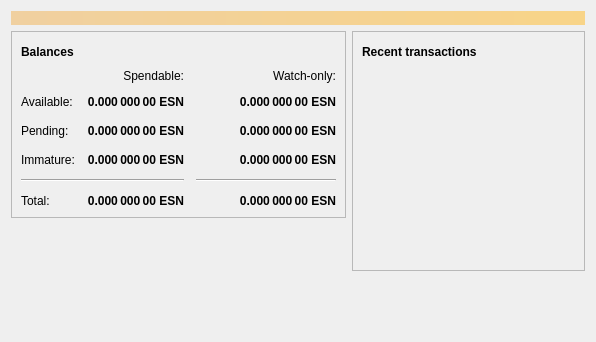
<?xml version="1.0" encoding="UTF-8"?>
<ui version="4.0">
 <class>OverviewPage</class>
 <widget class="QWidget" name="OverviewPage">
  <property name="geometry">
   <rect>
    <x>0</x>
    <y>0</y>
    <width>596</width>
    <height>342</height>
   </rect>
  </property>
  <property name="windowTitle">
   <string>Form</string>
  </property>
  <layout class="QVBoxLayout" name="topLayout">
   <item>
    <widget class="QLabel" name="labelAlerts">
     <property name="visible">
      <bool>false</bool>
     </property>
     <property name="styleSheet">
      <string notr="true">QLabel { background-color: qlineargradient(x1: 0, y1: 0, x2: 1, y2: 0, stop:0 #F0D0A0, stop:1 #F8D488); color:#000000; }</string>
     </property>
     <property name="wordWrap">
      <bool>true</bool>
     </property>
     <property name="margin">
      <number>3</number>
     </property>
     <property name="textInteractionFlags">
      <set>Qt::TextSelectableByMouse</set>
     </property>
    </widget>
   </item>
   <item>
    <layout class="QHBoxLayout" name="horizontalLayout" stretch="1,1">
     <item>
      <layout class="QVBoxLayout" name="verticalLayout_2">
       <item>
        <widget class="QFrame" name="frame">
         <property name="frameShape">
          <enum>QFrame::StyledPanel</enum>
         </property>
         <property name="frameShadow">
          <enum>QFrame::Raised</enum>
         </property>
         <layout class="QVBoxLayout" name="verticalLayout_4">
          <item>
           <layout class="QHBoxLayout" name="horizontalLayout_4">
            <item>
             <widget class="QLabel" name="label_5">
              <property name="font">
               <font>
                <weight>75</weight>
                <bold>true</bold>
               </font>
              </property>
              <property name="text">
               <string>Balances</string>
              </property>
             </widget>
            </item>
            <item>
             <widget class="QPushButton" name="labelWalletStatus">
              <property name="enabled">
               <bool>true</bool>
              </property>
              <property name="maximumSize">
               <size>
                <width>30</width>
                <height>16777215</height>
               </size>
              </property>
              <property name="toolTip">
               <string>The displayed information may be out of date. Your wallet automatically synchronizes with the EscudoNavacense network after a connection is established, but this process has not completed yet.</string>
              </property>
              <property name="text">
               <string/>
              </property>
              <property name="icon">
               <iconset resource="../bitcoin.qrc">
                <normaloff>:/icons/warning</normaloff>
                <disabledoff>:/icons/warning</disabledoff>:/icons/warning</iconset>
              </property>
              <property name="iconSize">
               <size>
                <width>24</width>
                <height>24</height>
               </size>
              </property>
              <property name="flat">
               <bool>true</bool>
              </property>
             </widget>
            </item>
            <item>
             <spacer name="horizontalSpacer_3">
              <property name="orientation">
               <enum>Qt::Horizontal</enum>
              </property>
              <property name="sizeHint" stdset="0">
               <size>
                <width>40</width>
                <height>20</height>
               </size>
              </property>
             </spacer>
            </item>
           </layout>
          </item>
          <item>
           <layout class="QGridLayout" name="gridLayout">
            <property name="spacing">
             <number>12</number>
            </property>
            <item row="2" column="2">
             <widget class="QLabel" name="labelWatchPending">
              <property name="font">
               <font>
                <weight>75</weight>
                <bold>true</bold>
               </font>
              </property>
              <property name="cursor">
               <cursorShape>IBeamCursor</cursorShape>
              </property>
              <property name="toolTip">
               <string>Unconfirmed transactions to watch-only addresses</string>
              </property>
              <property name="text">
               <string notr="true">0.000 000 00 ESN</string>
              </property>
              <property name="alignment">
               <set>Qt::AlignRight|Qt::AlignTrailing|Qt::AlignVCenter</set>
              </property>
              <property name="textInteractionFlags">
               <set>Qt::LinksAccessibleByMouse|Qt::TextSelectableByKeyboard|Qt::TextSelectableByMouse</set>
              </property>
             </widget>
            </item>
            <item row="2" column="1">
             <widget class="QLabel" name="labelUnconfirmed">
              <property name="font">
               <font>
                <weight>75</weight>
                <bold>true</bold>
               </font>
              </property>
              <property name="cursor">
               <cursorShape>IBeamCursor</cursorShape>
              </property>
              <property name="toolTip">
               <string>Total of transactions that have yet to be confirmed, and do not yet count toward the spendable balance</string>
              </property>
              <property name="text">
               <string notr="true">0.000 000 00 ESN</string>
              </property>
              <property name="alignment">
               <set>Qt::AlignRight|Qt::AlignTrailing|Qt::AlignVCenter</set>
              </property>
              <property name="textInteractionFlags">
               <set>Qt::LinksAccessibleByMouse|Qt::TextSelectableByKeyboard|Qt::TextSelectableByMouse</set>
              </property>
             </widget>
            </item>
            <item row="3" column="2">
             <widget class="QLabel" name="labelWatchImmature">
              <property name="font">
               <font>
                <weight>75</weight>
                <bold>true</bold>
               </font>
              </property>
              <property name="cursor">
               <cursorShape>IBeamCursor</cursorShape>
              </property>
              <property name="toolTip">
               <string>Mined balance in watch-only addresses that has not yet matured</string>
              </property>
              <property name="text">
               <string notr="true">0.000 000 00 ESN</string>
              </property>
              <property name="alignment">
               <set>Qt::AlignRight|Qt::AlignTrailing|Qt::AlignVCenter</set>
              </property>
              <property name="textInteractionFlags">
               <set>Qt::LinksAccessibleByMouse|Qt::TextSelectableByKeyboard|Qt::TextSelectableByMouse</set>
              </property>
             </widget>
            </item>
            <item row="4" column="0" colspan="2">
             <widget class="Line" name="line">
              <property name="orientation">
               <enum>Qt::Horizontal</enum>
              </property>
             </widget>
            </item>
            <item row="4" column="2">
             <widget class="Line" name="lineWatchBalance">
              <property name="sizePolicy">
               <sizepolicy hsizetype="Preferred" vsizetype="Fixed">
                <horstretch>0</horstretch>
                <verstretch>0</verstretch>
               </sizepolicy>
              </property>
              <property name="minimumSize">
               <size>
                <width>140</width>
                <height>0</height>
               </size>
              </property>
              <property name="orientation">
               <enum>Qt::Horizontal</enum>
              </property>
             </widget>
            </item>
            <item row="5" column="0">
             <widget class="QLabel" name="labelTotalText">
              <property name="text">
               <string>Total:</string>
              </property>
             </widget>
            </item>
            <item row="3" column="1">
             <widget class="QLabel" name="labelImmature">
              <property name="font">
               <font>
                <weight>75</weight>
                <bold>true</bold>
               </font>
              </property>
              <property name="cursor">
               <cursorShape>IBeamCursor</cursorShape>
              </property>
              <property name="toolTip">
               <string>Mined balance that has not yet matured</string>
              </property>
              <property name="text">
               <string notr="true">0.000 000 00 ESN</string>
              </property>
              <property name="alignment">
               <set>Qt::AlignRight|Qt::AlignTrailing|Qt::AlignVCenter</set>
              </property>
              <property name="textInteractionFlags">
               <set>Qt::LinksAccessibleByMouse|Qt::TextSelectableByKeyboard|Qt::TextSelectableByMouse</set>
              </property>
             </widget>
            </item>
            <item row="2" column="3">
             <spacer name="horizontalSpacer_2">
              <property name="orientation">
               <enum>Qt::Horizontal</enum>
              </property>
              <property name="sizeHint" stdset="0">
               <size>
                <width>40</width>
                <height>20</height>
               </size>
              </property>
             </spacer>
            </item>
            <item row="3" column="0">
             <widget class="QLabel" name="labelImmatureText">
              <property name="text">
               <string>Immature:</string>
              </property>
             </widget>
            </item>
            <item row="5" column="1">
             <widget class="QLabel" name="labelTotal">
              <property name="font">
               <font>
                <weight>75</weight>
                <bold>true</bold>
               </font>
              </property>
              <property name="cursor">
               <cursorShape>IBeamCursor</cursorShape>
              </property>
              <property name="toolTip">
               <string>Your current total balance</string>
              </property>
              <property name="text">
               <string notr="true">0.000 000 00 ESN</string>
              </property>
              <property name="alignment">
               <set>Qt::AlignRight|Qt::AlignTrailing|Qt::AlignVCenter</set>
              </property>
              <property name="textInteractionFlags">
               <set>Qt::LinksAccessibleByMouse|Qt::TextSelectableByKeyboard|Qt::TextSelectableByMouse</set>
              </property>
             </widget>
            </item>
            <item row="5" column="2">
             <widget class="QLabel" name="labelWatchTotal">
              <property name="font">
               <font>
                <weight>75</weight>
                <bold>true</bold>
               </font>
              </property>
              <property name="cursor">
               <cursorShape>IBeamCursor</cursorShape>
              </property>
              <property name="toolTip">
               <string>Current total balance in watch-only addresses</string>
              </property>
              <property name="text">
               <string notr="true">0.000 000 00 ESN</string>
              </property>
              <property name="alignment">
               <set>Qt::AlignRight|Qt::AlignTrailing|Qt::AlignVCenter</set>
              </property>
              <property name="textInteractionFlags">
               <set>Qt::LinksAccessibleByMouse|Qt::TextSelectableByKeyboard|Qt::TextSelectableByMouse</set>
              </property>
             </widget>
            </item>
            <item row="0" column="2">
             <widget class="QLabel" name="labelWatchonly">
              <property name="text">
               <string>Watch-only:</string>
              </property>
              <property name="alignment">
               <set>Qt::AlignRight|Qt::AlignTrailing|Qt::AlignVCenter</set>
              </property>
             </widget>
            </item>
            <item row="1" column="0">
             <widget class="QLabel" name="labelBalanceText">
              <property name="text">
               <string>Available:</string>
              </property>
             </widget>
            </item>
            <item row="1" column="1">
             <widget class="QLabel" name="labelBalance">
              <property name="font">
               <font>
                <weight>75</weight>
                <bold>true</bold>
               </font>
              </property>
              <property name="cursor">
               <cursorShape>IBeamCursor</cursorShape>
              </property>
              <property name="toolTip">
               <string>Your current spendable balance</string>
              </property>
              <property name="text">
               <string notr="true">0.000 000 00 ESN</string>
              </property>
              <property name="alignment">
               <set>Qt::AlignRight|Qt::AlignTrailing|Qt::AlignVCenter</set>
              </property>
              <property name="textInteractionFlags">
               <set>Qt::LinksAccessibleByMouse|Qt::TextSelectableByKeyboard|Qt::TextSelectableByMouse</set>
              </property>
             </widget>
            </item>
            <item row="1" column="2">
             <widget class="QLabel" name="labelWatchAvailable">
              <property name="font">
               <font>
                <weight>75</weight>
                <bold>true</bold>
               </font>
              </property>
              <property name="cursor">
               <cursorShape>IBeamCursor</cursorShape>
              </property>
              <property name="toolTip">
               <string>Your current balance in watch-only addresses</string>
              </property>
              <property name="text">
               <string notr="true">0.000 000 00 ESN</string>
              </property>
              <property name="alignment">
               <set>Qt::AlignRight|Qt::AlignTrailing|Qt::AlignVCenter</set>
              </property>
              <property name="textInteractionFlags">
               <set>Qt::LinksAccessibleByMouse|Qt::TextSelectableByKeyboard|Qt::TextSelectableByMouse</set>
              </property>
             </widget>
            </item>
            <item row="2" column="0">
             <widget class="QLabel" name="labelPendingText">
              <property name="text">
               <string>Pending:</string>
              </property>
             </widget>
            </item>
            <item row="0" column="1">
             <widget class="QLabel" name="labelSpendable">
              <property name="text">
               <string>Spendable:</string>
              </property>
              <property name="alignment">
               <set>Qt::AlignRight|Qt::AlignTrailing|Qt::AlignVCenter</set>
              </property>
             </widget>
            </item>
           </layout>
          </item>
         </layout>
        </widget>
       </item>
       <item>
        <spacer name="verticalSpacer">
         <property name="orientation">
          <enum>Qt::Vertical</enum>
         </property>
         <property name="sizeHint" stdset="0">
          <size>
           <width>20</width>
           <height>40</height>
          </size>
         </property>
        </spacer>
       </item>
      </layout>
     </item>
     <item>
      <layout class="QVBoxLayout" name="verticalLayout_3">
       <item>
        <widget class="QFrame" name="frame_2">
         <property name="frameShape">
          <enum>QFrame::StyledPanel</enum>
         </property>
         <property name="frameShadow">
          <enum>QFrame::Raised</enum>
         </property>
         <layout class="QVBoxLayout" name="verticalLayout">
          <item>
           <layout class="QHBoxLayout" name="horizontalLayout_2">
            <item>
             <widget class="QLabel" name="label_4">
              <property name="font">
               <font>
                <weight>75</weight>
                <bold>true</bold>
               </font>
              </property>
              <property name="text">
               <string>Recent transactions</string>
              </property>
             </widget>
            </item>
            <item>
             <widget class="QPushButton" name="labelTransactionsStatus">
              <property name="enabled">
               <bool>true</bool>
              </property>
              <property name="maximumSize">
               <size>
                <width>30</width>
                <height>16777215</height>
               </size>
              </property>
              <property name="toolTip">
               <string>The displayed information may be out of date. Your wallet automatically synchronizes with the EscudoNavacense network after a connection is established, but this process has not completed yet.</string>
              </property>
              <property name="text">
               <string/>
              </property>
              <property name="icon">
               <iconset resource="../bitcoin.qrc">
                <normaloff>:/icons/warning</normaloff>
                <disabledoff>:/icons/warning</disabledoff>:/icons/warning</iconset>
              </property>
              <property name="iconSize">
               <size>
                <width>24</width>
                <height>24</height>
               </size>
              </property>
              <property name="flat">
               <bool>true</bool>
              </property>
             </widget>
            </item>
            <item>
             <spacer name="horizontalSpacer">
              <property name="orientation">
               <enum>Qt::Horizontal</enum>
              </property>
              <property name="sizeHint" stdset="0">
               <size>
                <width>40</width>
                <height>20</height>
               </size>
              </property>
             </spacer>
            </item>
           </layout>
          </item>
          <item>
           <widget class="QListView" name="listTransactions">
            <property name="styleSheet">
             <string notr="true">QListView { background: transparent; }</string>
            </property>
            <property name="frameShape">
             <enum>QFrame::NoFrame</enum>
            </property>
            <property name="verticalScrollBarPolicy">
             <enum>Qt::ScrollBarAlwaysOff</enum>
            </property>
            <property name="horizontalScrollBarPolicy">
             <enum>Qt::ScrollBarAlwaysOff</enum>
            </property>
            <property name="selectionMode">
             <enum>QAbstractItemView::NoSelection</enum>
            </property>
           </widget>
          </item>
         </layout>
        </widget>
       </item>
       <item>
        <spacer name="verticalSpacer_2">
         <property name="orientation">
          <enum>Qt::Vertical</enum>
         </property>
         <property name="sizeHint" stdset="0">
          <size>
           <width>20</width>
           <height>40</height>
          </size>
         </property>
        </spacer>
       </item>
      </layout>
     </item>
    </layout>
   </item>
  </layout>
 </widget>
 <resources/>
 <connections/>
</ui>
